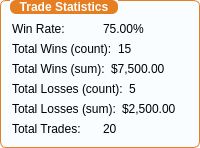
       <widget class="QGroupBox" name="groupBox_trade_statistics">
        <property name="toolTip">
         <string>Summary of your trading performance and statistics.</string>
        </property>
        <property name="styleSheet">
         <string notr="true">QGroupBox {
    border: 1px solid #e67e22;
    border-radius: 6px;
    margin-top: 1ex;
    font-weight: bold;
    color: #2c3e50;
    background-color: #fafdff;
    box-shadow: 0 2px 8px rgba(230, 126, 34, 0.08);
    padding-top: 10px;
}
QGroupBox::title {
    subcontrol-origin: margin;
    left: 10px;
    padding: 0 8px 0 8px;
    background-color: #e67e22;
    color: white;
    border-radius: 6px;
}
</string>
        </property>
        <property name="title">
         <string>Trade Statistics</string>
        </property>
        <layout class="QVBoxLayout" name="verticalLayout_stats">
         <item>
          <layout class="QHBoxLayout" name="horizontalLayout_win_rate">
           <item>
            <widget class="QLabel" name="label_win_rate_name">
             <property name="text">
              <string>Win Rate:</string>
             </property>
            </widget>
           </item>
           <item>
            <widget class="QLabel" name="label_win_rate_value">
             <property name="text">
              <string>75.00%</string>
             </property>
            </widget>
           </item>
          </layout>
         </item>
         <item>
          <layout class="QHBoxLayout" name="horizontalLayout_total_wins_count">
           <item>
            <widget class="QLabel" name="label_total_wins_count_name">
             <property name="text">
              <string>Total Wins (count):</string>
             </property>
            </widget>
           </item>
           <item>
            <widget class="QLabel" name="label_total_wins_count_value">
             <property name="text">
              <string>15</string>
             </property>
            </widget>
           </item>
          </layout>
         </item>
         <item>
          <layout class="QHBoxLayout" name="horizontalLayout_total_wins_sum">
           <item>
            <widget class="QLabel" name="label_total_wins_sum_name">
             <property name="text">
              <string>Total Wins (sum):</string>
             </property>
            </widget>
           </item>
           <item>
            <widget class="QLabel" name="label_total_wins_sum_value">
             <property name="text">
              <string>$7,500.00</string>
             </property>
            </widget>
           </item>
          </layout>
         </item>
         <item>
          <layout class="QHBoxLayout" name="horizontalLayout_total_losses_count">
           <item>
            <widget class="QLabel" name="label_total_losses_count_name">
             <property name="text">
              <string>Total Losses (count):</string>
             </property>
            </widget>
           </item>
           <item>
            <widget class="QLabel" name="label_total_losses_count_value">
             <property name="text">
              <string>5</string>
             </property>
            </widget>
           </item>
          </layout>
         </item>
         <item>
          <layout class="QHBoxLayout" name="horizontalLayout_total_losses_sum">
           <item>
            <widget class="QLabel" name="label_total_losses_sum_name">
             <property name="text">
              <string>Total Losses (sum):</string>
             </property>
            </widget>
           </item>
           <item>
            <widget class="QLabel" name="label_total_losses_sum_value">
             <property name="text">
              <string>$2,500.00</string>
             </property>
            </widget>
           </item>
          </layout>
         </item>
         <item>
          <layout class="QHBoxLayout" name="horizontalLayout_total_trades">
           <item>
            <widget class="QLabel" name="label_total_trades_name">
             <property name="text">
              <string>Total Trades:</string>
             </property>
            </widget>
           </item>
           <item>
            <widget class="QLabel" name="label_total_trades_value">
             <property name="text">
              <string>20</string>
             </property>
            </widget>
           </item>
          </layout>
         </item>
        </layout>
       </widget>
